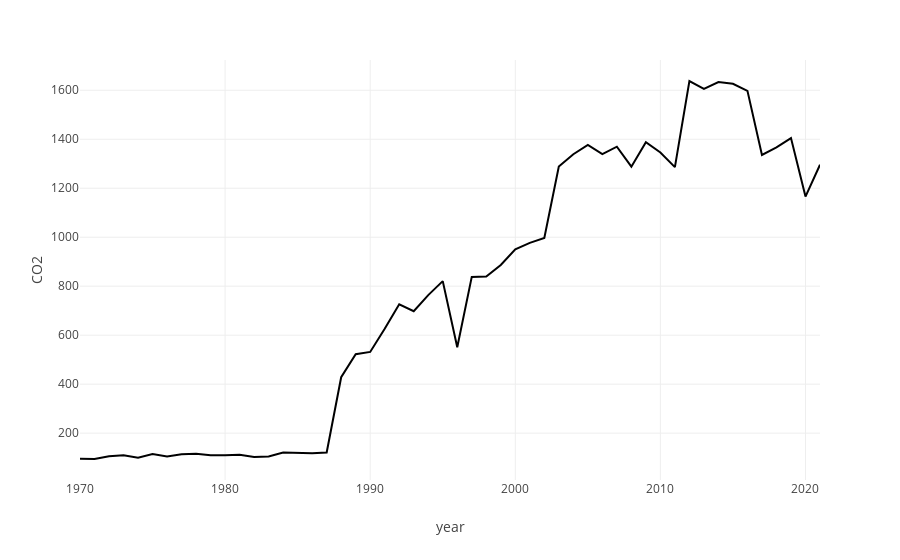

Notebook cell for this chart:
### Code cell
px.line(df[df['country'] == 'ABW'], x="year", y="CO2")

### Figure 1 — Plotly figure (JSON) as saved in the notebook; plotly's stock layout.template omitted (floating-point values rounded to 4 significant figures)
{"data": [{"hovertemplate": "year=%{x}<br>CO2=%{y}<extra></extra>", "legendgroup": "", "line": {"color": "#000001", "dash": "solid"}, "marker": {"symbol": "circle"}, "mode": "lines", "name": "", "orientation": "v", "showlegend": false, "type": "scatter", "x": [1970, 1971, 1972, 1973, 1974, 1975, 1976, 1977, 1978, 1979, 1980, 1981, 1982, 1983, 1984, 1985, 1986, 1987, 1988, 1989, 1990, 1991, 1992, 1993, 1994, 1995, 1996, 1997, 1998, 1999, 2000, 2001, 2002, 2003, 2004, 2005, 2006, 2007, 2008, 2009, 2010, 2011, 2012, 2013, 2014, 2015, 2016, 2017, 2018, 2019, 2020, 2021], "xaxis": "x", "y": [95.07, 94.5, 105.8, 109.9, 99.98, 114.7, 105.1, 113.5, 115.6, 109.4, 110.2, 111.9, 102.8, 105.0, 121.2, 118.9, 117.6, 121.0, 428.3, 522.6, 531.7, 626.2, 726.3, 697.7, 763.7, 820.7, 550.8, 838.0, 839.6, 886.5, 951.0, 977.2, 996.5, 1288.0, 1339.0, 1377.0, 1339.0, 1370.0, 1288.0, 1388.0, 1346.0, 1286.0, 1638.0, 1606.0, 1634.0, 1626.0, 1597.0, 1336.0, 1367.0, 1405.0, 1166.0, 1296.0], "yaxis": "y"}], "layout": {"legend": {"tracegroupgap": 0}, "margin": {"t": 60}, "xaxis": {"anchor": "y", "domain": [0, 1], "title": {"text": "year"}}, "yaxis": {"anchor": "x", "domain": [0, 1], "title": {"text": "CO2"}}}}
